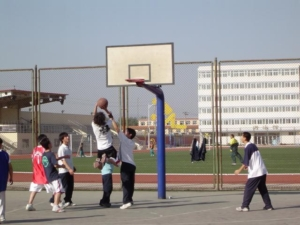
%> input picture compute_dic/PG_SPBOW/images/event_001.jpg, 300 x 225 px; its folder holds only this picture in this run
$ octave main.m   (GNU Octave 9; MATLAB toolbox functions it lacks are replaced by stand-ins)
%> lines starting %> are read from the running program, lines starting %| are printed output that depends on the picture
### compute_dic/PG_SPBOW/make_directory_structure.m
function []=make_directory_structure(opts)
% makes a directory in 'opts.datapath' descriptors containing
% a directory for all images in the dataset

if exist([opts.datapath,'/local'],'dir')~=7 % if the dir is not exist, then create it
    mkdir(opts.datapath,'local')
    mkdir(opts.datapath,'global')

    for ii=1:opts.nimages
        mkdir(sprintf('%s/local',opts.datapath),num2string(ii,3));
    end
end
if exist([opts.datapath,'/global'],'dir')~=7

    mkdir(opts.datapath,'global')
end

### compute_dic/PG_SPBOW/load_image.m
function I = load_image(image_fname)

I = imread(image_fname);
if ndims(I) == 3
    I = im2double(rgb2gray(I));
else
    I = im2double(I);
end

### compute_dic/PG_SPBOW/GenerateSiftDescriptors.m
function [] = GenerateSiftDescriptors(opts,descriptor_opts)
%function [] = GenerateSiftDescriptors( opts,descriptor_opts )
%
%Generate the dense grid of sift descriptors for each
%
fprintf('Building Sift Descriptors\n\n');

%% parameters
descriptor_flag=1;
maxImageSize = descriptor_opts.maxImageSize;
gridSpacing = descriptor_opts.gridSpacing;
patchSize = descriptor_opts.patchSize;

try
    descriptor_opts2=getfield(load([opts.globaldatapath,'/',descriptor_opts.name,'_settings']),'descriptor_opts');
    if(isequal(descriptor_opts,descriptor_opts2))
        descriptor_flag=0;
        display('descriptor has already been computed for this settings');
    else
        display('Overwriting descriptor with same name, but other descriptor settings !!!!!!!!!!');
    end
end


if(descriptor_flag)

    %% load image
    imgpath=strcat(opts.imgpath,'/*.jpg');
    fileNames = dir(imgpath); % load image in data set
    nimages=length(fileNames);           % number of images in data set

    h = waitbar(0,'compute SIFT...');
    for f = 1:nimages
        imgpath=[opts.imgpath,'/',fileNames(f).name];
        I=load_image(imgpath);

        tic

        [hgt wid] = size(I);
        if min(hgt,wid) > maxImageSize
            I = imresize(I, maxImageSize/min(hgt,wid), 'bicubic');
            fprintf('Loaded %s: original size %d x %d, resizing to %d x %d\n', ...
                fileNames(f).name, wid, hgt, size(I,2), size(I,1));
            [hgt wid] = size(I);
        end

        %% make grid (coordinates of upper left patch corners)
        remX = mod(wid-patchSize,gridSpacing);% the right edge
        offsetX = floor(remX/2)+1;
        remY = mod(hgt-patchSize,gridSpacing);
        offsetY = floor(remY/2)+1;

        [gridX,gridY] = meshgrid(offsetX:gridSpacing:wid-patchSize+1, offsetY:gridSpacing:hgt-patchSize+1);

        fprintf('Processing %s: wid %d, hgt %d, grid size: %d x %d, %d patches\n', ...
            fileNames(f).name, wid, hgt, size(gridX,2), size(gridX,1), numel(gridX));

        %% find SIFT descriptors
        siftArr = find_sift_grid(I, gridX, gridY, patchSize, 0.8);
        siftArr = normalize_sift(siftArr);

        features.data = siftArr;
        features.x = gridX(:) + patchSize/2 - 0.5;
        features.y = gridY(:) + patchSize/2 - 0.5;
        features.wid = wid;
        features.hgt = hgt;

        toc
        waitbar(f/nimages,h);

        image_dir=sprintf('%s/%s/',opts.localdatapath,num2string(f,3)); % location descriptor
        save ([image_dir,'/',descriptor_opts.featureName], 'features');           % save the descriptors

        fprintf('The SFIT of %d images...\n',f);


    end % for
    close(h);
    save ([opts.globaldatapath,'/',descriptor_opts.name,'_settings'],'descriptor_opts');      % save the settings of descriptor in opts.globaldatapath
end % if

end% function

### compute_dic/PG_SPBOW/find_sift_grid.m
function sift_arr = find_sift_grid(I, grid_x, grid_y, patch_size, sigma_edge)

% parameters
num_angles = 8;
num_bins = 4;
num_samples = num_bins * num_bins;
alpha = 9;

if nargin < 5
    sigma_edge = 1;
end

angle_step = 2 * pi / num_angles;
angles = 0:angle_step:2*pi;
angles(num_angles+1) = []; % bin centers

[hgt wid] = size(I);
num_patches = numel(grid_x);

sift_arr = zeros(num_patches, num_samples * num_angles); %4*4*8=128

[G_X,G_Y]=gen_dgauss(sigma_edge);

I_X = filter2(G_X, I, 'same'); % vertical edges
I_Y = filter2(G_Y, I, 'same'); % horizontal edges
I_mag = sqrt(I_X.^2 + I_Y.^2); % gradient magnitude

I_theta = atan2(I_Y,I_X);

I_theta(find(isnan(I_theta))) = 0; % necessary????

% make default grid of samples (centered at zero, width 2)
interval = 2/num_bins:2/num_bins:2;
interval = interval - (1/num_bins + 1);
[sample_x sample_y] = meshgrid(interval, interval);
sample_x = reshape(sample_x, [1 num_samples]); % change to array 1:16
sample_y = reshape(sample_y, [1 num_samples]);

% make orientation images
I_orientation = zeros(hgt, wid, num_angles);
% for each histogram angle
for a=1:num_angles
    % compute each orientation channel
    cos(I_theta - angles(a));
    tmp = cos(I_theta - angles(a)).^alpha;
    tmp = tmp .* (tmp > 0);

    % weight by magnitude
    I_orientation(:,:,a) = tmp .* I_mag;
end

% for all patches
for i=1:num_patches
    r = patch_size/2;
    cx = grid_x(i) + r - 0.5;
    cy = grid_y(i) + r - 0.5;

    % find coordinates of sample points (bin centers)
    sample_x_t = sample_x * r + cx;
    sample_y_t = sample_y * r + cy;
    sample_res = sample_y_t(2) - sample_y_t(1);

    % find window of pixels that contributes to this descriptor
    x_lo = grid_x(i);
    x_hi = grid_x(i) + patch_size - 1;
    y_lo = grid_y(i);
    y_hi = grid_y(i) + patch_size - 1;

    % find coordinates of pixels
    [sample_px, sample_py] = meshgrid(x_lo:x_hi,y_lo:y_hi);
    num_pix = numel(sample_px);
    sample_px = reshape(sample_px, [num_pix 1]);
    sample_py = reshape(sample_py, [num_pix 1]);

    % find (horiz, vert) distance between each pixel and each grid sample
    dist_px = abs(repmat(sample_px, [1 num_samples]) - repmat(sample_x_t, [num_pix 1]));
    dist_py = abs(repmat(sample_py, [1 num_samples]) - repmat(sample_y_t, [num_pix 1]));

    % find weight of contribution of each pixel to each bin
    weights_x = dist_px/sample_res;
    weights_x = (1 - weights_x) .* (weights_x <= 1);
    weights_y = dist_py/sample_res;
    weights_y = (1 - weights_y) .* (weights_y <= 1);
    weights = weights_x .* weights_y;
    %     % make sure that the weights for each pixel sum to one?
    %     tmp = sum(weights,2);
    %     tmp = tmp + (tmp == 0);
    %     weights = weights ./ repmat(tmp, [1 num_samples]);

    % make sift descriptor
    curr_sift = zeros(num_angles, num_samples);
    for a = 1:num_angles
        tmp = reshape(I_orientation(y_lo:y_hi,x_lo:x_hi,a),[num_pix 1]);
        tmp = repmat(tmp, [1 num_samples]);
        curr_sift(a,:) = sum(tmp .* weights);
    end
    sift_arr(i,:) = reshape(curr_sift, [1 num_samples * num_angles]);

    % [8 lines of commented-out code are left out]
end

function G=gen_gauss(sigma)

if all(size(sigma)==[1, 1])
    % isotropic gaussian
    f_wid = 4 * ceil(sigma) + 1;
    G = fspecial('gaussian', f_wid, sigma);
    %	G = normpdf(-f_wid:f_wid,0,sigma);
    %	G = G' * G;
else
    % anisotropic gaussian
    f_wid_x = 2 * ceil(sigma(1)) + 1;
    f_wid_y = 2 * ceil(sigma(2)) + 1;
    G_x = normpdf(-f_wid_x:f_wid_x,0,sigma(1));
    G_y = normpdf(-f_wid_y:f_wid_y,0,sigma(2));
    G = G_y' * G_x;
end

function [GX,GY]=gen_dgauss(sigma)

% laplacian of size sigma
%f_wid = 4 * floor(sigma);
%G = normpdf(-f_wid:f_wid,0,sigma);
%G = G' * G;
G = gen_gauss(sigma);
[GX,GY] = gradient(G);

GX = GX * 2 ./ sum(sum(abs(GX))); % colum sum and all sum
GY = GY * 2 ./ sum(sum(abs(GY)));

### compute_dic/PG_SPBOW/normalize_sift.m
function sift_arr = normalize_sift(sift_arr)
% normalize SIFT descriptors (after Lowe)

% find indices of descriptors to be normalized (those whose norm is larger than 1)
tmp = sqrt(sum(sift_arr.^2, 2));
normalize_ind = find(tmp > 1);

sift_arr_norm = sift_arr(normalize_ind,:);
sift_arr_norm = sift_arr_norm ./ repmat(tmp(normalize_ind,:), [1 size(sift_arr,2)]);

% suppress large gradients
sift_arr_norm(find(sift_arr_norm > 0.2)) = 0.2;

% finally, renormalize to unit length
tmp = sqrt(sum(sift_arr_norm.^2, 2));
sift_arr_norm = sift_arr_norm ./ repmat(tmp, [1 size(sift_arr,2)]);

sift_arr(normalize_ind,:) = sift_arr_norm;

### compute_dic/PG_SPBOW/num2string.m
function string_out=num2string(num_in,string_length)

if(num_in~=0)
    eenheid = floor(log10(num_in))+1;
else
    eenheid = 1;
end

string_out='';
nul_string='0';
for ii=eenheid+1:string_length
    string_out=sprintf('%s%s',string_out,nul_string);
end
string_out=sprintf('%s%s',string_out,num2str(num_in));

### compute_dic/PG_SPBOW/CalculateDictionary.m
function [ ] = CalculateDictionary(opts, dictionary_opts)
%function [ ] = CalculateDictionary( opts, dictionary_opts)
%
%Create the texton dictionary
%
dictionary_flag=1;
fprintf('Building Dictionary\n\n');

%% parameters

dictionarySize = dictionary_opts.dictionarySize;


try
    dictionary_opts2=getfield(load([opts.globaldatapath,'/',dictionary_opts.name,'_settings']),'dictionary_opts');
    if(isequal(dictionary_opts,dictionary_opts2))
        dictionary_flag=1;
        display(' dictionary has already been computed for this settings');
    else
        display('Overwriting  dictionary with same name, but other  dictionary settings !!!!!!!!!!');
    end
end


if(dictionary_flag)

    %% k-means clustering

    nimages=opts.nimages;           % number of images in data set

    niters=100;                     %maximum iterations

    image_dir=sprintf('%s/%s/',opts.localdatapath,num2string(1,3)); % location descriptor
    inFName = fullfile(image_dir, sprintf('%s', 'sift_features'));
    load(inFName, 'features');
    data = features.data;

    centres = zeros(dictionarySize, size(data,2));
    [ndata, data_dim] = size(data);
    [ncentres, dim] = size(centres);

    %% initialization

    perm = randperm(ndata);
    perm = perm(1:ncentres);
    centres = data(perm, :);

    num_points=zeros(1,dictionarySize);
    old_centres = centres;
    display('Run k-means');

    for n=1:niters
        % Save old centres to check for termination
        e2=max(max(abs(centres - old_centres)));

        old_centres = centres;
        tempc = zeros(ncentres, dim);
        num_points=zeros(1,ncentres);

        for f = 1:nimages
            fprintf('The %d th interation the %d th image. eCenter=%f \n',n,f,e2);
            image_dir=sprintf('%s/%s/',opts.localdatapath,num2string(f,3)); % location descriptor
            inFName = fullfile(image_dir, sprintf('%s',dictionary_opts.featureName));


            load(inFName, 'features');
            data = features.data;
            [ndata, data_dim] = size(data);

            id = eye(ncentres);
            d2 = EuclideanDistance(data,centres);
            % Assign each point to nearest centre
            [minvals, index] = min(d2', [], 1);
            post = id(index,:); % matrix, if word i is in cluster j, post(i,j)=1, else 0;


            num_points = num_points + sum(post, 1);


            for j = 1:ncentres
                tempc(j,:) =  tempc(j,:)+sum(data(find(post(:,j)),:), 1);
            end

        end

        for j = 1:ncentres
            if num_points(j)>0
                centres(j,:) =  tempc(j,:)/num_points(j);
            end
        end
        if n > 1
            % Test for termination


            ThrError=0.02;


            if max(max(abs(centres - old_centres))) <ThrError
                dictionary= centres;
                fprintf('Saving texton dictionary\n');
                save ([opts.globaldatapath,'/',dictionary_opts.name],'dictionary');      % save the settings of descriptor in opts.globaldatapath
                break;
            end

            fprintf('The %d th interation finished \n',n);
        end

    end

    save ([opts.globaldatapath,'/',dictionary_opts.name,'_settings'],'dictionary_opts');
end
end

### compute_dic/PG_SPBOW/do_assignment.m
function []=do_assignment(opts,assignment_opts)
% assign feature points to visual vocabulary
% input:
%           opts                            : contains information about data set
%           assignment_opts                 : contains information about assignment method
%           assignment_opts.type            : the asssignment method which is used
%           assignment_opts.descriptor_name : name of vocabulary  (voc)
%           assignment_opts.vocabulary_name : name of descriptors (input)

% if no settings available use default settings
display('Computing assignments');
assign_flag=1;
%% check if assignment already exists
try
    assignment_opts2=getfield(load([opts.globaldatapath,'/',assignment_opts.name,'_settings']),'assignment_opts');
    if(isequal(assignment_opts,assignment_opts2))
        assign_flag=0;
        display('Recomputing assignments for this settings');
    else
        display('Overwriting assignment with same name, but other Assignment settings !!!!!!!!!!');
    end
end

if(assign_flag)
    %% load data set information and vocabulary
    load(opts.image_names);
    nimages=opts.nimages;
    vocabulary=getfield(load([opts.globaldatapath,'/',assignment_opts.dictionary_name]),'dictionary');
    vocabulary_size=size(vocabulary,1);
    featuretype=assignment_opts.featureName;

    %% apply assignment method to data set
    BOW=[];
    for ii=1:nimages
        image_dir=sprintf('%s/%s/',opts.localdatapath,num2string(ii,3));                    % location where detector is saved
        inFName = fullfile(image_dir, sprintf('%s', featuretype));
        load(inFName, 'features');
        points = features.data;


        texton_ind.x = features.x;
        texton_ind.y = features.y;
        texton_ind.wid = features.wid;
        texton_ind.hgt = features.hgt;


        switch assignment_opts.type                                                         % select assignment method
            case '1nn'
                d2 = EuclideanDistance(points, vocabulary);
                [minz, index] = min(d2', [], 1);
                %[minz index]=min(distance(points,vocabulary),[],2)
                BOW(:,ii)=hist(index,(1:vocabulary_size));
                texton_ind.data = index;

                save ([image_dir,'/',assignment_opts.texton_name],'texton_ind');

            otherwise
                display('A non existing assignment method is selected !!!!!');
        end
        fprintf('Assign the %d th image\n',ii);
    end

    BOW=do_normalize(BOW,1);                                                                      % normalize the BOW histograms to sum-up to one.
    save ([opts.globaldatapath,'/',assignment_opts.name],'BOW');                               % save the BOW representation in opts.globaldatapath
    save ([opts.globaldatapath,'/',assignment_opts.name,'_settings'],'assignment_opts');
end
end

### compute_dic/PG_SPBOW/CompilePyramid.m
function [ pyramid_all ] = CompilePyramid(opts,pyramid_opts )
%function [ pyramid_all ] = CompilePyramid( imageFileList, dataBaseDir, textonSuffix, dictionarySize, pyramidLevels, canSkip )
%
% Generate the pyramid from the texton lablels
%
% For each image the texton labels are loaded. Then the histograms are
% calculated for the finest level. The rest of the pyramid levels are
% generated by combining the histograms of the higher level.
%
% imageFileList: cell of file paths
% dataBaseDir: the base directory for the data files that are generated
%  by the algorithm. If this dir is the same as imageBaseDir the files
%  will be generated in the same location as the image file
% textonSuffix: this is the suffix appended to the image file name to
%  denote the data file that contains the textons indices and coordinates.
%  Its default value is '_texton_ind_%d.mat' where %d is the dictionary
%  size.
% dictionarySize: size of descriptor dictionary (200 has been found to be
%  a good size)
% pyramidLevels: number of levels of the pyramid to build
% canSkip: if true the calculation will be skipped if the appropriate data
%  file is found in dataBaseDir. This is very useful if you just want to
%  update some of the data or if you've added new images.
pyramid_flag=1;
fprintf('Building Spatial Pyramid\n\n');

%% parameters
texton_name=pyramid_opts.texton_name;
dictionarySize = pyramid_opts.dictionarySize;
pyramidLevels = pyramid_opts.pyramidLevels;


try
    pyramid_opts2=getfield(load([opts.globaldatapath,'/',pyramid_opts.name,'_settings']),'pyramid_opts');
    if(isequal(pyramid_opts,pyramid_opts2))
        pyramid_flag=0;
        display(' Pyramid has already been computed for this settings');
    else
        display('Overwriting  Pyramid with same name, but other  Pyramid settings !!!!!!!!!!');
    end
end


if(pyramid_flag)
    binsHigh = 2^(pyramidLevels-1);
    pyramid_all = [];
    nimages=opts.nimages;           % number of images in data set

    for f = 1:nimages


        %% load texton indices
        image_dir=sprintf('%s/%s/',opts.localdatapath,num2string(f,3)); % location descriptor
        inFName = fullfile(image_dir, sprintf('%s', texton_name));
        load(inFName, 'texton_ind');

        %% get width and height of input image
        wid = texton_ind.wid;
        hgt = texton_ind.hgt;


        %% compute histogram at the finest level
        pyramid_cell = cell(pyramidLevels,1);
        pyramid_cell{1} = zeros(binsHigh, binsHigh, dictionarySize);

        for i=1:binsHigh
            for j=1:binsHigh

                % find the coordinates of the current bin
                x_lo = floor(wid/binsHigh * (i-1));
                x_hi = floor(wid/binsHigh * i);
                y_lo = floor(hgt/binsHigh * (j-1));
                y_hi = floor(hgt/binsHigh * j);

                texton_patch = texton_ind.data( (texton_ind.x > x_lo) & (texton_ind.x <= x_hi) & ...
                    (texton_ind.y > y_lo) & (texton_ind.y <= y_hi));

                % make histogram of features in bin
                pyramid_cell{1}(i,j,:) = hist(texton_patch, 1:dictionarySize)./length(texton_ind.data);
            end
        end

        %% compute histograms at the coarser levels
        num_bins = binsHigh/2;
        for l = 2:pyramidLevels
            pyramid_cell{l} = zeros(num_bins, num_bins, dictionarySize);
            for i=1:num_bins
                for j=1:num_bins
                    pyramid_cell{l}(i,j,:) = ...
                        pyramid_cell{l-1}(2*i-1,2*j-1,:) + pyramid_cell{l-1}(2*i,2*j-1,:) + ...
                        pyramid_cell{l-1}(2*i-1,2*j,:) + pyramid_cell{l-1}(2*i,2*j,:);
                end
            end
            num_bins = num_bins/2;
        end

        %% stack all the histograms with appropriate weights
        pyramid = [];
        for l = 1:pyramidLevels-1
            pyramid = [pyramid pyramid_cell{l}(:)' .* 2^(-l)];
        end
        pyramid = [pyramid pyramid_cell{pyramidLevels}(:)' .* 2^(1-pyramidLevels)];

        % save pyramid
        %save ([image_dir,'/','pyramid'], 'pyramid');

        pyramid_all = [pyramid_all; pyramid];

        fprintf('Pyramid: the %d th images.\n',f);
    end % f

    pyramid_all=pyramid_all';
    save ([opts.globaldatapath,'/',pyramid_opts.name],'pyramid_all');

    save ([opts.globaldatapath,'/',pyramid_opts.name,'_settings'],'pyramid_opts');
end

end

### compute_dic/PG_SPBOW/EuclideanDistance.m
function d = EuclideanDistance(a,b)
% DISTANCE - computes Euclidean distance matrix
%
% E = EuclideanDistance(A,B)
%
%    A - (MxD) matrix
%    B - (NxD) matrix
%
% Returns:
%    E - (MxN) Euclidean distances between vectors in A and B
%
%
% Description :
%    This fully vectorized (VERY FAST!) m-file computes the
%    Euclidean distance between two vectors by:
%
%                 ||A-B|| = sqrt ( ||A||^2 + ||B||^2 - 2*A.B )
%
% Example :
%    A = rand(100,400); B = rand(200,400);
%    d = EuclideanDistance(A,B);

% Author   : Roland Bunschoten
%            University of Amsterdam
%            Intelligent Autonomous Systems (IAS) group
%            Kruislaan 403  1098 SJ Amsterdam
%            tel.(+31)20-5257524
%            bunschot@wins.uva.nl
% Last Rev : Oct 29 16:35:48 MET DST 1999
% Tested   : PC Matlab v5.2 and Solaris Matlab v5.3
% Thanx    : Nikos Vlassis

% Copyright notice: You are free to modify, extend and distribute
%    this code granted that the author of the original code is
%    mentioned as the original author of the code.

if (nargin ~= 2)
    b=a;
end

if (size(a,2) ~= size(b,2))
   error('A and B should be of same dimensionality');
end

aa=sum(a.*a,2); bb=sum(b.*b,2); ab=a*b';
d = sqrt(abs(repmat(aa,[1 size(bb,1)]) + repmat(bb',[size(aa,1) 1]) - 2*ab));

### compute_dic/PG_SPBOW/do_normalize.m
function [M, z] = do_normalize(A, dim)
% NORMALISE Make the entries of a (multidimensional) array sum to 1
% [M, c] = do_normalize(A)
% c is the normalizing constant
%
% [M, c] = do_normalize(A, dim)
% If dim is specified, we normalise the specified dimension only,
% otherwise we normalise the whole array.

if nargin < 2
    z = sum(A(:));
    % Set any zeros to one before dividing
    % This is valid, since c=0 => all i. A(i)=0 => the answer should be 0/1=0
    s = z + (z==0);
    M = A / s;
elseif dim==1 % normalize each column
    z = sum(A,1);
    s = z + (z==0);
    %M = A ./ (d'*ones(1,size(A,1)))';
    M = A ./ repmat(s, size(A,1), 1);
else
    % Keith Battocchi - v. slow because of repmat
    z=sum(A,dim);
    s = z + (z==0);
    L=size(A,dim);
    d=length(size(A));
    v=ones(d,1);
    v(dim)=L;
    %c=repmat(s,v);
    c=repmat(s,v');
    M=A./c;
end

### compute_dic/PG_SPBOW/main.m
%% initialize the settings
display('*********** start BOW *********')
clc;
clear;

%% Set Path

rootpath='E:\workspace\matlab\work\PG_SPBOW\';

images=strcat(rootpath,'images');
data=strcat(rootpath,'data');

mypath.imgpath=images; % image path
mypath.datapath=data;

% local and global data paths
mypath.localdatapath=sprintf('%s/local',mypath.datapath);
mypath.globaldatapath=sprintf('%s/global',mypath.datapath);

imgpath=strcat(mypath.imgpath,'/*.jpg');
fileNames = dir(imgpath);
nimages=length(fileNames); % number of images in data set
mypath.nimages=nimages;

make_directory_structure(mypath);  % mkdir data/local and data/global


for i=1:nimages
    image_names(1,i)={fileNames(i).name};
end
save ([mypath.globaldatapath,'/','image_names'], 'image_names');
% initialize the image names
mypath.image_names=sprintf('%s/image_names.mat',mypath.globaldatapath);


%% parameters

descriptor_opts=[];dictionary_opts=[];assignment_opts=[];


%% Descriptors

descriptor_opts.type='sift';                                                    % name descriptor
descriptor_opts.name=['DES',descriptor_opts.type];                              % output name (combines detector and descrtiptor name)
descriptor_opts.patchSize=16;                                                   % normalized patch size
descriptor_opts.gridSpacing=8;
descriptor_opts.maxImageSize=1000;
descriptor_opts.featureName='sift_features';
GenerateSiftDescriptors(mypath,descriptor_opts);
%> in load_image, I is the input picture: size 225x300x3 uint8; mean R, G, B 149.6, 146.5, 145.6
%> in load_image, `I = im2double(rgb2gray(I));`:
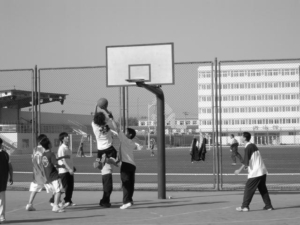
%> I: size 225x300 double; min 0.0235, max 0.996, mean 0.578
%| Processing event_001.jpg: wid 300, hgt 225, grid size: 36 x 27, 972 patches
%> in find_sift_grid, `I_X = filter2(G_X, I, 'same');`:
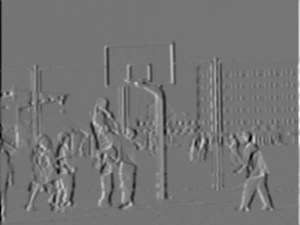
%> I_X: size 225x300 double; min -0.789, max 0.929, mean -0.000866; drawn with min black and max white
%> (the rest of the program and of its run is left out)
